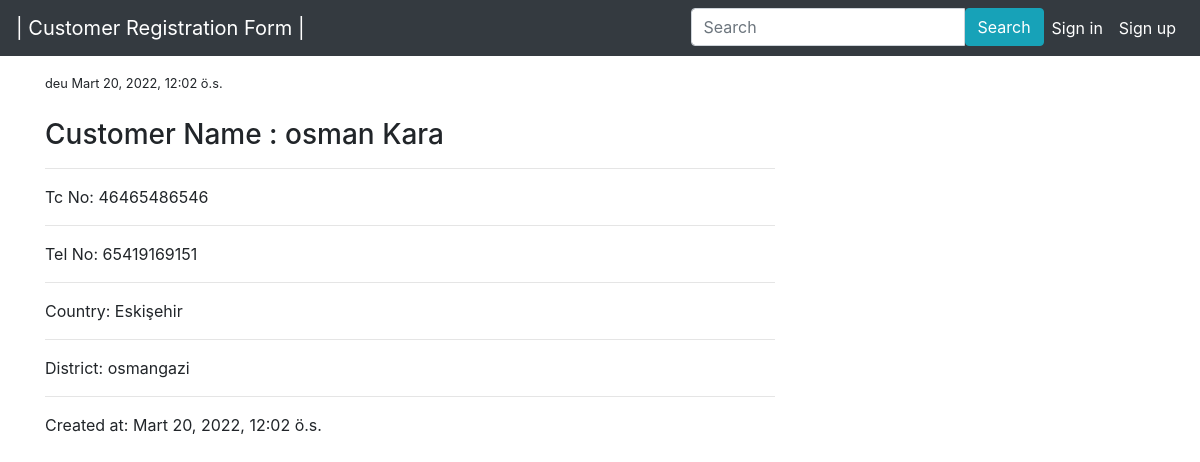
The app's page /detail/6 with its own data.
### customer/models.py (models this page shows, shortened)
class Customer(models.Model):
  user = models.ForeignKey('auth.User', on_delete=models.CASCADE,verbose_name='User')
  tc = models.CharField(verbose_name='Tc no',max_length=11, unique=True)
  name = models.CharField(max_length=50, verbose_name='Name')
  surname = models.CharField(max_length=50, verbose_name='Surname')
  phone = models.CharField(verbose_name='Tel no', max_length=11)
  city = models.CharField(max_length=50, verbose_name='Country')
  district = models.CharField(max_length=50, verbose_name='district')
  created_date = models.DateTimeField(auto_now_add=True, verbose_name='created date')

### customer/views.py (the view)
# urls.py: path('detail/<int:id>',views.detail, name='detail'),
def detail(request, id):
    customer = get_object_or_404(Customer, id=id)
    return render(request, 'detail.html', {"customer": customer})

### templates/detail.html
{% extends 'layout.html' %}
{% block body %}
<div class="row">
    <div class="col-lg-8">
    <small>
        {{customer.user}}
    </small>
    <small>
        {{customer.created_date}}
    </small>
    <h3 class="mt-4">Customer Name :  {{customer.name}} {{customer.surname}}</h3>
    <hr>
    <p>Tc No: {{customer.tc}}</p>
    <hr>
    <p>Tel No: {{customer.phone}}</p>
    <hr>
    <p>Country: {{customer.city}}</p>
    <hr>
    <p>District: {{customer.district}}</p>
    <hr>
    <p>Created at: {{customer.created_date}}</p>
    </div>
</div>
{% endblock body %}

### records on screen
Customer: user "deu", created_date "Mart 20, 2022, 12:02 ö.s.", name "osman", surname "Kara", tc "46465486546", phone "65419169151", city "Eskişehir", district "osmangazi"
